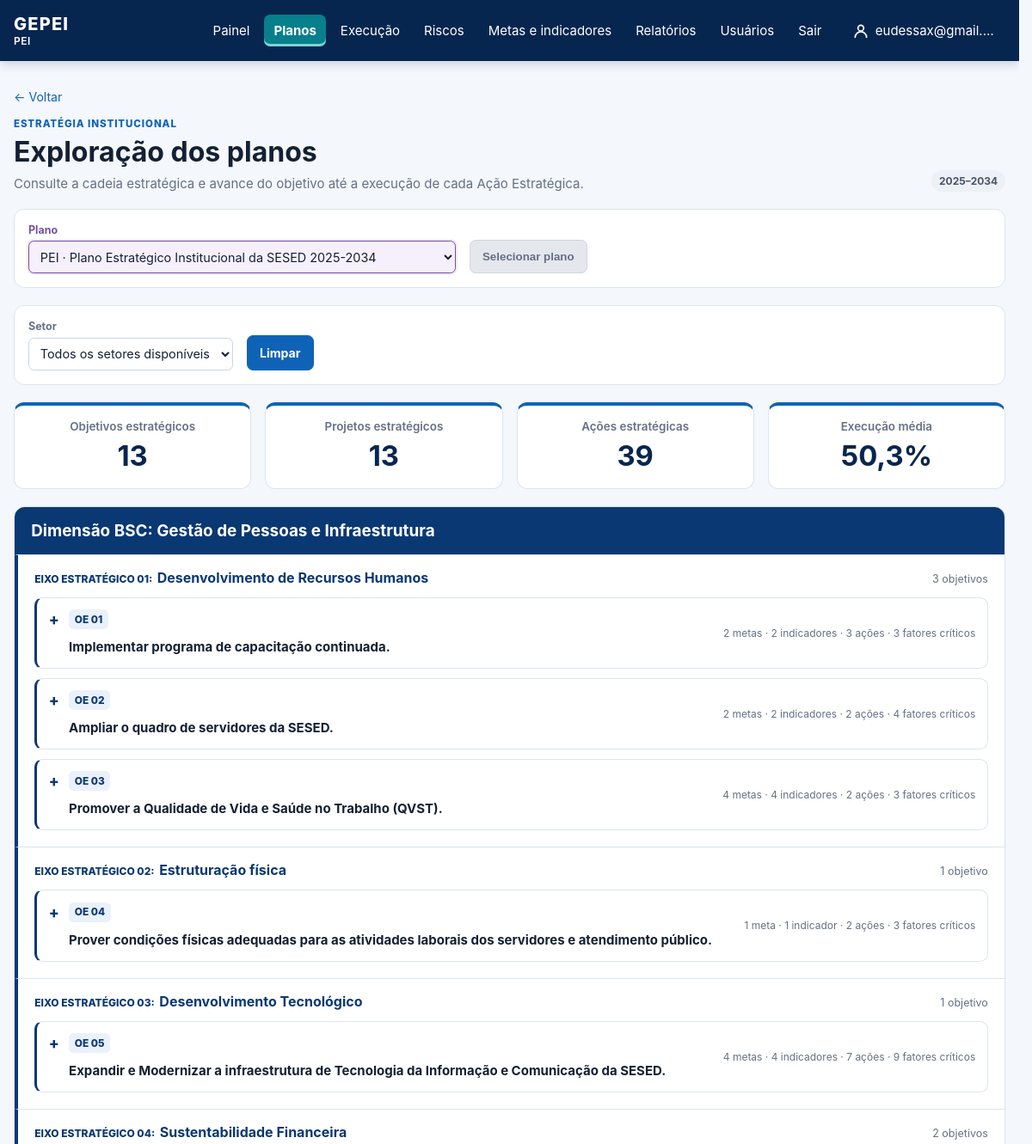
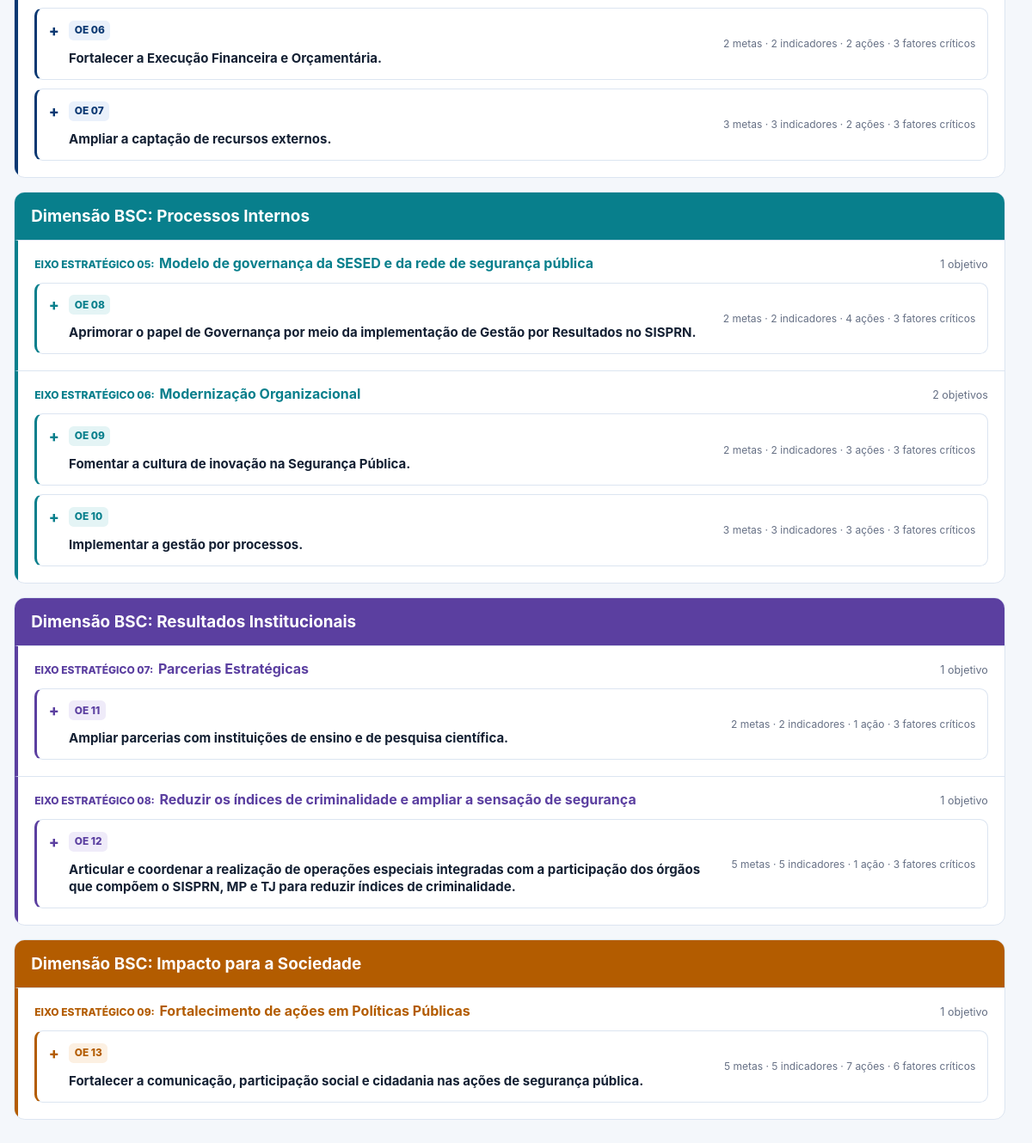
The app's page /pei/ (signed in) with its own data (2 pictures, top to bottom).
### core/models.py (models this page shows, shortened)
class Plan(models.Model):
    class PlanType(models.TextChoices):
        PEI = "PEI", "PEI"
        PESP = "PESP", "PESP"
        PPA = "PPA", "PPA"
        OTHER = "OUTRO", "Outro"
    name = models.CharField(max_length=180)
    acronym = models.CharField(max_length=30)
    plan_type = models.CharField(max_length=10, choices=PlanType.choices)
    access_groups = models.ManyToManyField("auth.Group", blank=True, related_name="accessible_plans")
    start_date = models.DateField()
    end_date = models.DateField()
    active = models.BooleanField(default=True)

class PlanArtifact(models.Model):
    class ArtifactType(models.TextChoices):
        DIMENSION = "DIMENSAO", "Dimensão BSC"
        AXIS = "EIXO", "Eixo Estratégico"
        OBJECTIVE = "OBJETIVO", "Objetivo Estratégico"
        PROJECT = "PROJETO", "Projeto Estratégico"
        ACTION = "ACAO", "Ação Estratégica"
        REFERENCE = "REFERENCIA", "Referência normativa"
    plan = models.ForeignKey(Plan, on_delete=models.CASCADE, related_name="artifacts")
    parent = models.ForeignKey("self", null=True, blank=True, on_delete=models.CASCADE)
    artifact_type = models.CharField(max_length=12, choices=ArtifactType.choices)
    code = models.CharField(max_length=30, blank=True)
    title = models.CharField(max_length=255)
    description = models.TextField(blank=True)

### core/views.py (the view, shortened to what this page needs)
# urls.py: path("pei/", views.pei_overview, name="pei_overview"),
@login_required
@permission_required("core.view_plan", raise_exception=True)
def pei_overview(request):
    plans = current_plans(request).order_by("start_date", "acronym")
    units = view_scope_units(OrganizationalUnit.objects.order_by("name"), request.user)
    selected_unit = selected_unit_for_request(request)
    selected_plan = request.GET.get("plan", "")
    plan = plans.filter(pk=selected_plan).first() if selected_plan.isdigit() else plans.first()
    if not plan:
        return render(
            request,
            "core/pei_overview.html",
            {"plans": request.available_plans, "units": units, "selected_unit": selected_unit, "plan": None, "selected_plan": "", "dimension_groups": []},
        )
    artifacts = list(
        PlanArtifact.objects.filter(plan__in=plans.filter(pk=selected_plan) if selected_plan.isdigit() else plans)
        .select_related("parent", "parent__parent")
        .prefetch_related("targets", "indicators", "critical_success_factors")
        .order_by("id")
    )
    actions = list(
        view_scope_actions(StrategicAction.objects.filter(artifact__plan__in=plans.filter(pk=selected_plan) if selected_plan.isdigit() else plans), request.user)
        .select_related("artifact", "coordinating_unit")
        .prefetch_related("participating_units", "critical_success_factors", "related_objectives")
        .order_by("artifact__id", "code")
    )
    focused_objective = request.GET.get("objective", "")
    focused_action = request.GET.get("action", "")
    unit = selected_unit_for_request(request)
    status = request.GET.get("status", "")
    if unit.isdigit():
        unit_id = int(unit)
        actions = [
            item for item in actions
            if item.coordinating_unit_id == unit_id
        ]
    if status in StrategicAction.Status.values:
        actions = [item for item in actions if item.status == status]
    children = {}
    for artifact in artifacts:
        children.setdefault(artifact.parent_id, []).append(artifact)
    actions_by_artifact = {}
    for action in actions:
        actions_by_artifact.setdefault(action.artifact_id, []).append(action)
        for objective in action.related_objectives.all():
            actions_by_artifact.setdefault(objective.pk, []).append(action)
    def objective_node(objective):
        projects = [
            {
                "artifact": project,
                "actions": actions_by_artifact.get(project.id, []),
                "factor_count": len(project.critical_success_factors.all()),
            }
            for project in children.get(objective.id, [])
            if project.artifact_type == PlanArtifact.ArtifactType.PROJECT
        ]
        direct_actions = actions_by_artifact.get(objective.id, [])
        action_count = len(direct_actions) + sum(len(item["actions"]) for item in projects)
        factors = sorted(
            [*objective.critical_success_factors.all(), *(f for item in projects for f in item["artifact"].critical_success_factors.all())],
            key=lambda factor: factor.id,
        )
        return {
            "artifact": objective,
            "expanded": str(objective.id) == focused_objective or request.GET.get("dashboard") == "1",
            "projects": projects,
            "direct_actions": direct_actions,
            "factors": factors,
            "target_count": len(objective.targets.all()),
            "indicator_count": len(objective.indicators.all()),
            "action_count": action_count,
        }
    dimension_groups = []
    dimensions = [item for item in children.get(None, []) if item.artifact_type == PlanArtifact.ArtifactType.DIMENSION]
    dimensions.sort(key=lambda item: min((axis.code for axis in children.get(item.id, [])), default=item.title))
    for dimension in dimensions:
        axes = []
        for axis in children.get(dimension.id, []):
            objectives = [
                objective_node(item)
                for item in children.get(axis.id, [])
                if item.artifact_type == PlanArtifact.ArtifactType.OBJECTIVE
            ]
            axes.append({"artifact": axis, "objectives": objectives})
        dimension_groups.append({"artifact": dimension, "axes": axes})
    orphan_objectives = [
        objective_node(item)
        for item in artifacts
        if item.artifact_type == PlanArtifact.ArtifactType.OBJECTIVE
        and (not item.parent_id or item.parent.artifact_type != PlanArtifact.ArtifactType.AXIS)
    ]
    progress_average = sum(float(action.progress) for action in actions) / len(actions) if actions else 0
    context = {
        "plans": request.available_plans,
        "units": units,
        "selected_unit": selected_unit,
        "plan": plan,
        "selected_plan": str(plan.id),
        "dimension_groups": dimension_groups,
        "orphan_objectives": orphan_objectives,
        "objective_count": sum(item.artifact_type == PlanArtifact.ArtifactType.OBJECTIVE for item in artifacts),
        "project_count": sum(item.artifact_type == PlanArtifact.ArtifactType.PROJECT for item in artifacts),
        "action_count": len(actions),
        "progress_average": round(progress_average, 1),
    }
    return render(request, "core/pei_overview.html", context)

### templates/core/pei_overview.html (shortened to what this page needs)
{% extends "base.html" %}
{% block content %}
  <a class="back-link" href="{% url 'dashboard' %}">← Voltar</a>
  <section class="page-heading dashboard-heading">
    <div>
      <p class="eyebrow">Estratégia institucional</p>
      <h1>Exploração dos planos</h1>
      <p>{% if plan.plan_type == "PESP" %}Consulte as Ações Estratégicas e suas alíneas.{% else %}Consulte a cadeia estratégica e avance do objetivo até a execução de cada Ação Estratégica.{% endif %}</p>
    </div>
    {% if plan %}<span class="chip chip-neutral">{{ plan.start_date|date:"Y" }}–{{ plan.end_date|date:"Y" }}</span>{% endif %}
  </section>
  {% if plans %}<form class="dashboard-filters" data-manual-submit method="post" action="{% url 'select_plan' %}" aria-label="Seleção do plano estratégico">
    <label>Plano
      <select name="plan">
        {% for available_plan in plans %}<option value="{{ available_plan.id }}" {% if selected_plan == available_plan.id|stringformat:"s" %}selected{% endif %}>{{ available_plan.acronym }} · {{ available_plan.name }}</option>{% endfor %}
      </select>
    </label>
    <button type="submit" class="button button-primary">Selecionar plano</button>
  </form>{% endif %}
  {% if plan %}<form class="dashboard-filters" method="get" aria-label="Filtro de unidades">
    <label>{% if active_plan.plan_type == "PESP" %}Órgão{% else %}Setor{% endif %}
      <select name="unit"><option value="">{% if active_plan.plan_type == "PESP" %}Todos os órgãos disponíveis{% else %}Todos os setores disponíveis{% endif %}</option></select>
    </label>
    <a class="button button-primary clear-filter" href="{% url 'pei_overview' %}{% if selected_plan %}?plan={{ selected_plan }}{% endif %}">Limpar</a>
  </form>{% endif %}
  {% if plan.plan_type == "PESP" %}
    {% include "core/includes/pesp_strategy.html" %}
  {% elif plan %}
    <section class="metrics strategy-metrics" aria-label="Resumo do plano estratégico">
      <article class="metric-card metric-blue"><span>Objetivos estratégicos</span><strong>{{ objective_count }}</strong></article>
      <article class="metric-card"><span>Projetos estratégicos</span><strong>{{ project_count }}</strong></article>
      <article class="metric-card"><span>Ações estratégicas</span><strong>{{ action_count }}</strong></article>
      <article class="metric-card"><span>Execução média</span><strong>{{ progress_average|floatformat:"-1" }}%</strong></article>
    </section>
    <section class="strategy-map" aria-label="Estrutura do plano {{ plan.acronym }}">
      {% for dimension_group in dimension_groups %}
        <article class="strategy-dimension">
          <header>
            <h2>Dimensão BSC: {{ dimension_group.artifact.title }}</h2>
          </header>
          {% for axis_group in dimension_group.axes %}
            <section class="strategy-axis">
              <div class="strategy-axis-heading">
                <span>Eixo Estratégico{% if axis_group.artifact.code %} {{ axis_group.artifact.code|cut:"Eixo " }}{% endif %}:</span>
                <h3>{{ axis_group.artifact.title }}</h3>
                <small>{{ axis_group.objectives|length }} objetivo{{ axis_group.objectives|length|pluralize:"s" }}</small>
              </div>
              <div class="strategy-objectives">
                {% for objective in axis_group.objectives %}
                  {% include "core/includes/strategic_objective.html" with objective=objective %}
                {% empty %}
                  <p class="strategy-empty">Nenhum objetivo vinculado a este eixo.</p>
                {% endfor %}
              </div>
            </section>
          {% empty %}
            <p class="strategy-empty">Nenhum eixo vinculado a esta dimensão.</p>
          {% endfor %}
        </article>
      {% endfor %}
    </section>
  {% else %}
    <div class="empty-state large-empty"><strong>Nenhum plano ativo cadastrado.</strong><span>Cadastre ou ative um plano para visualizar a cadeia estratégica.</span></div>
  {% endif %}
{% endblock %}

### templates/base.html (shortened to what this page needs)
{% load static %}
<!doctype html>
<html lang="pt-br">
<head>
  <link rel="stylesheet" href="{% static 'css/gepei.css' %}?v=20261126-indice-vertical">
</head>
<body{% if active_plan.plan_type == "PESP" %} class="theme-pesp"{% endif %}>
  <header class="topbar">
    <a class="brand" href="{% url 'dashboard' %}">
      GEPEI
      {% if active_plan %}<span class="brand-plan">{{ active_plan.acronym }}</span>{% endif %}
    </a>
    {% if user.is_authenticated %}
      <nav>
        <a href="{% url 'dashboard' %}" {% if request.path == '/' %}class="nav-active" aria-current="page"{% endif %}>Painel</a>
        {% if perms.core.view_plan %}<a href="{% url 'pei_overview' %}" {% if '/pei/' in request.path %}class="nav-active" aria-current="page"{% endif %}>Planos</a>{% endif %}
        {% if perms.core.view_actionplan %}<a href="{% url 'action_plan_list' %}" {% if '/planos-de-acao/' in request.path and '/riscos/' not in request.path %}class="nav-active" aria-current="page"{% endif %}>Execução</a>{% endif %}
        {% if perms.core.view_risk %}<a href="{% url 'risk_overview' %}" {% if '/riscos/' in request.path %}class="nav-active" aria-current="page"{% endif %}>Riscos</a>{% endif %}
        {% if perms.core.view_strategictarget or perms.core.view_indicator %}<a href="{% if perms.core.view_indicator %}{% url 'indicator_overview' %}{% else %}{% url 'target_overview' %}{% endif %}" >Metas e indicadores</a>{% endif %}
        {% if perms.core.view_reportcycle or perms.core.view_sectorreport or perms.core.view_quarterlysectorreport or perms.core.consolidate_quarterlysectorreport %}<a href="{% url 'report_cycle_overview' %}" {% if '/relatorios/' in request.path %}class="nav-active" aria-current="page"{% endif %}>Relatórios</a>{% endif %}
        {% if perms.auth.view_user or perms.auth.view_group %}
        <details class="nav-plans{% if '/usuarios/' in request.path %} nav-active{% endif %}">
          <summary {% if '/usuarios/' in request.path %}aria-current="page"{% endif %}>Usuários</summary>
        </details>
        {% endif %}
        <form method="post" action="{% url 'logout' %}" onsubmit="return confirm('Tem certeza de que deseja sair?');">
          <button type="submit">Sair</button>
        </form>
        <a class="nav-user{% if request.path == '/minha-conta/' %} nav-active{% endif %}" href="{% url 'profile_edit' %}" title="Minha conta">
          <svg width="20" height="20" viewBox="0 0 24 24" fill="none" stroke="currentColor" stroke-width="2" stroke-linecap="round" stroke-linejoin="round" aria-hidden="true"><circle cx="12" cy="8" r="4"/><path d="M4 21c0-4.4 3.6-8 8-8s8 3.6 8 8"/></svg>
          <span>{{ user.first_name|default:user.username }}</span>
        </a>
      </nav>
    {% endif %}
  </header>
  <main class="container">
    {% block content %}{% endblock %}
  </main>
</body>
</html>

### templates/core/includes/strategic_objective.html (shortened to what this page needs)
<details class="strategy-objective" id="objetivo-{{ objective.artifact.id }}" tabindex="-1" {% if objective.expanded %}open{% endif %}>
  <summary>
    <span class="objective-code">{{ objective.artifact.code|default:"Objetivo" }}</span>
    <strong>{{ objective.artifact.title }}</strong>
    <span class="objective-counts">{{ objective.target_count }} meta{{ objective.target_count|pluralize:"s" }} · {{ objective.indicator_count }} indicador{{ objective.indicator_count|pluralize:"es" }} · {{ objective.action_count }} {% if objective.action_count == 1 %}ação{% else %}ações{% endif %} · {{ objective.factors|length }} fator{{ objective.factors|length|pluralize:"es" }} crítico{{ objective.factors|length|pluralize:"s" }}</span>
  </summary>
</details>

### records on screen
Plan: acronym "PEI", start_date "2025", end_date "2034"
PlanArtifact: artifact "Gestão de Pessoas e Infraestrutura"
PlanArtifact: artifact.code "01", artifact "Desenvolvimento de Recursos Humanos", objectives|length "3"
PlanArtifact: artifact.code "OE 01", artifact "Implementar programa de capacitação continuada.", target_count "2", indicator_count "2", action_count "3", shows "ações", factors|length "3"
PlanArtifact: artifact.code "OE 02", artifact "Ampliar o quadro de servidores da SESED.", target_count "2", indicator_count "2", action_count "2", shows "ações", factors|length "4"
PlanArtifact: artifact.code "OE 03", artifact "Promover a Qualidade de Vida e Saúde no Trabalho (QVST).", target_count "4", indicator_count "4", action_count "2", shows "ações", factors|length "3"
PlanArtifact: artifact.code "02", artifact "Estruturação física", objectives|length "1"
PlanArtifact: artifact.code "OE 04", artifact "Prover condições físicas adequadas para as atividades laborais dos servidores e atendimento público.", target_count "1", indicator_count "1", action_count "2", shows "ações", factors|length "3"
PlanArtifact: artifact.code "03", artifact "Desenvolvimento Tecnológico", objectives|length "1"
PlanArtifact: artifact.code "OE 05", artifact "Expandir e Modernizar a infraestrutura de Tecnologia da Informação e Comunicação da SESED.", target_count "4", indicator_count "4", action_count "7", shows "ações", factors|length "9"
PlanArtifact: artifact.code "04", artifact "Sustentabilidade Financeira", objectives|length "2"
PlanArtifact: artifact.code "OE 06", artifact "Fortalecer a Execução Financeira e Orçamentária.", target_count "2", indicator_count "2", action_count "2", shows "ações", factors|length "3"
PlanArtifact: artifact.code "OE 07", artifact "Ampliar a captação de recursos externos.", target_count "3", indicator_count "3", action_count "2", shows "ações", factors|length "3"
PlanArtifact: artifact "Processos Internos"
PlanArtifact: artifact.code "05", artifact "Modelo de governança da SESED e da rede de segurança pública", objectives|length "1"
PlanArtifact: artifact.code "OE 08", artifact "Aprimorar o papel de Governança por meio da implementação de Gestão por Resultados no SISPRN.", target_count "2", indicator_count "2", action_count "4", shows "ações", factors|length "3"
PlanArtifact: artifact.code "06", artifact "Modernização Organizacional", objectives|length "2"
PlanArtifact: artifact.code "OE 09", artifact "Fomentar a cultura de inovação na Segurança Pública.", target_count "2", indicator_count "2", action_count "3", shows "ações", factors|length "3"
PlanArtifact: artifact.code "OE 10", artifact "Implementar a gestão por processos.", target_count "3", indicator_count "3", action_count "3", shows "ações", factors|length "3"
PlanArtifact: artifact "Resultados Institucionais"
PlanArtifact: artifact.code "07", artifact "Parcerias Estratégicas", objectives|length "1"
PlanArtifact: artifact.code "OE 11", artifact "Ampliar parcerias com instituições de ensino e de pesquisa científica.", target_count "2", indicator_count "2", action_count "1", shows "ação", factors|length "3"
PlanArtifact: artifact.code "08", artifact "Reduzir os índices de criminalidade e ampliar a sensação de segurança", objectives|length "1"
PlanArtifact: artifact.code "OE 12", artifact "Articular e coordenar a realização de operações especiais integradas com a participação dos órgãos que compõem o SISPRN, MP e TJ para reduzir índices de criminalidade.", target_count "5", indicator_count "5", action_count "1", factors|length "3"
PlanArtifact: artifact "Impacto para a Sociedade"
PlanArtifact: artifact.code "09", artifact "Fortalecimento de ações em Políticas Públicas", objectives|length "1"
PlanArtifact: artifact.code "OE 13", artifact "Fortalecer a comunicação, participação social e cidadania nas ações de segurança pública.", target_count "5", indicator_count "5", action_count "7", factors|length "6"

### other values on screen
{{ user.first_name|default:user.username }} "eudessax@gmail.…"
{{ objective_count }} "13"
{{ project_count }} "13"
{{ action_count }} "39"
{{ progress_average|floatformat:"-1" }} "50,3"
form field plan "PEI · Plano Estratégico Institucional da SESED 2025-2034"
